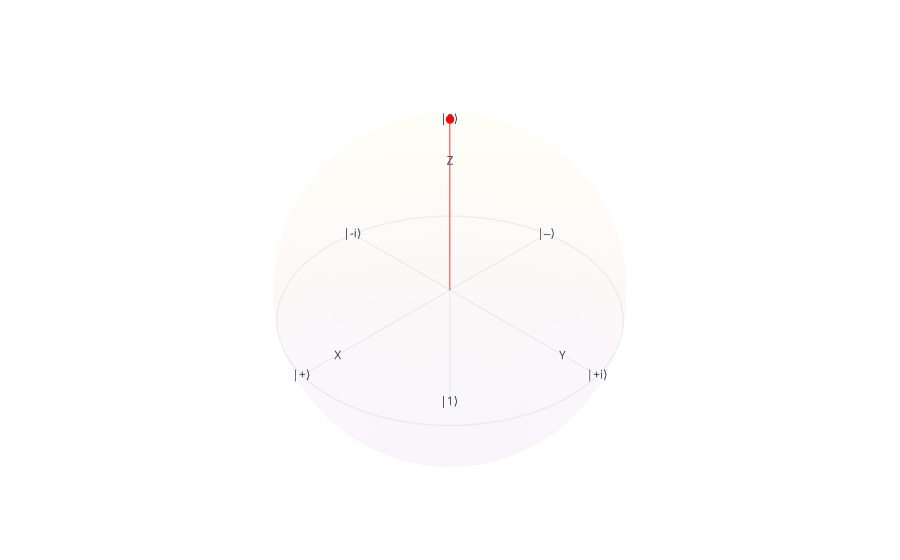

The cell this chart's notebook holds for it:
### Code cell
dump(qubit).sphere()

### Figure 1 — Plotly figure (JSON) as saved in the notebook; plotly's stock layout.template omitted (floating-point values rounded to 4 significant figures; data arrays with more than 128 entries replaced by an {"elided": "..."} marker saying what was removed)
{"data": [{"name": "Bloch Sphere", "opacity": 0.02, "showscale": false, "type": "surface", "x": {"elided": "40x20 float values"}, "y": {"elided": "40x20 float values"}, "z": {"elided": "40x20 float values"}}, {"line": {"color": "gray", "width": 3}, "mode": "lines", "name": "Equator", "opacity": 0.1, "type": "scatter3d", "x": [1.0, 0.998, 0.992, 0.9819, 0.9679, 0.9501, 0.9284, 0.9029, 0.8738, 0.8413, 0.8053, 0.766, 0.7237, 0.6785, 0.6306, 0.5801, 0.5272, 0.4723, 0.4154, 0.3569, 0.2969, 0.2358, 0.1736, 0.1108, 0.04758, -0.01587, -0.07925, -0.1423, -0.2048, -0.2665, -0.3271, -0.3863, -0.4441, -0.5, -0.5539, -0.6056, -0.6549, -0.7015, -0.7453, -0.7861, -0.8237, -0.858, -0.8888, -0.9161, -0.9397, -0.9595, -0.9754, -0.9874, -0.9955, -0.9995, -0.9995, -0.9955, -0.9874, -0.9754, -0.9595, -0.9397, -0.9161, -0.8888, -0.858, -0.8237, -0.7861, -0.7453, -0.7015, -0.6549, -0.6056, -0.5539, -0.5, -0.4441, -0.3863, -0.3271, -0.2665, -0.2048, -0.1423, -0.07925, -0.01587, 0.04758, 0.1108, 0.1736, 0.2358, 0.2969, 0.3569, 0.4154, 0.4723, 0.5272, 0.5801, 0.6306, 0.6785, 0.7237, 0.766, 0.8053, 0.8413, 0.8738, 0.9029, 0.9284, 0.9501, 0.9679, 0.9819, 0.992, 0.998, 1.0], "y": [0.0, 0.06342, 0.1266, 0.1893, 0.2511, 0.312, 0.3717, 0.4298, 0.4862, 0.5406, 0.5929, 0.6428, 0.6901, 0.7346, 0.7761, 0.8146, 0.8497, 0.8815, 0.9096, 0.9341, 0.9549, 0.9718, 0.9848, 0.9938, 0.9989, 0.9999, 0.9969, 0.9898, 0.9788, 0.9638, 0.945, 0.9224, 0.896, 0.866, 0.8326, 0.7958, 0.7557, 0.7127, 0.6668, 0.6182, 0.5671, 0.5137, 0.4582, 0.4009, 0.342, 0.2817, 0.2203, 0.158, 0.09506, 0.03173, -0.03173, -0.09506, -0.158, -0.2203, -0.2817, -0.342, -0.4009, -0.4582, -0.5137, -0.5671, -0.6182, -0.6668, -0.7127, -0.7557, -0.7958, -0.8326, -0.866, -0.896, -0.9224, -0.945, -0.9638, -0.9788, -0.9898, -0.9969, -0.9999, -0.9989, -0.9938, -0.9848, -0.9718, -0.9549, -0.9341, -0.9096, -0.8815, -0.8497, -0.8146, -0.7761, -0.7346, -0.6901, -0.6428, -0.5929, -0.5406, -0.4862, -0.4298, -0.3717, -0.312, -0.2511, -0.1893, -0.1266, -0.06342, -2.449e-16], "z": [0.0, 0.0, 0.0, 0.0, 0.0, 0.0, 0.0, 0.0, 0.0, 0.0, 0.0, 0.0, 0.0, 0.0, 0.0, 0.0, 0.0, 0.0, 0.0, 0.0, 0.0, 0.0, 0.0, 0.0, 0.0, 0.0, 0.0, 0.0, 0.0, 0.0, 0.0, 0.0, 0.0, 0.0, 0.0, 0.0, 0.0, 0.0, 0.0, 0.0, 0.0, 0.0, 0.0, 0.0, 0.0, 0.0, 0.0, 0.0, 0.0, 0.0, 0.0, 0.0, 0.0, 0.0, 0.0, 0.0, 0.0, 0.0, 0.0, 0.0, 0.0, 0.0, 0.0, 0.0, 0.0, 0.0, 0.0, 0.0, 0.0, 0.0, 0.0, 0.0, 0.0, 0.0, 0.0, 0.0, 0.0, 0.0, 0.0, 0.0, 0.0, 0.0, 0.0, 0.0, 0.0, 0.0, 0.0, 0.0, 0.0, 0.0, 0.0, 0.0, 0.0, 0.0, 0.0, 0.0, 0.0, 0.0, 0.0, 0.0]}, {"line": {"color": "gray", "width": 3}, "mode": "lines", "name": "x line", "opacity": 0.1, "type": "scatter3d", "x": [1, -1], "y": [0, 0], "z": [0, 0]}, {"line": {"color": "gray", "width": 3}, "mode": "lines", "name": "y line", "opacity": 0.1, "type": "scatter3d", "x": [0, 0], "y": [1, -1], "z": [0, 0]}, {"line": {"color": "gray", "width": 3}, "mode": "lines", "name": "z line", "opacity": 0.1, "type": "scatter3d", "x": [0, 0], "y": [0, 0], "z": [1, -1]}, {"mode": "text", "name": "|0⟩", "text": ["|0⟩"], "textposition": "middle center", "type": "scatter3d", "x": [0], "y": [0], "z": [1]}, {"mode": "text", "name": "Z", "text": ["Z"], "textposition": "middle center", "type": "scatter3d", "x": [0], "y": [0], "z": [0.8]}, {"mode": "text", "name": "|1⟩", "text": ["|1⟩"], "textposition": "middle center", "type": "scatter3d", "x": [0], "y": [0], "z": [-1]}, {"mode": "text", "name": "|+⟩", "text": ["|+⟩"], "textposition": "middle center", "type": "scatter3d", "x": [1], "y": [0], "z": [0]}, {"mode": "text", "name": "X", "text": ["X"], "textposition": "middle center", "type": "scatter3d", "x": [0.8], "y": [0], "z": [0]}, {"mode": "text", "name": "|‒⟩", "text": ["|‒⟩"], "textposition": "middle center", "type": "scatter3d", "x": [-1], "y": [0], "z": [0]}, {"mode": "text", "name": "|+i⟩", "text": ["|+i⟩"], "textposition": "middle center", "type": "scatter3d", "x": [0], "y": [1], "z": [0]}, {"mode": "text", "name": "Y", "text": ["Y"], "textposition": "middle center", "type": "scatter3d", "x": [0], "y": [0.8], "z": [0]}, {"mode": "text", "name": "|-i⟩", "text": ["|-i⟩"], "textposition": "middle center", "type": "scatter3d", "x": [0], "y": [-1], "z": [0]}, {"marker": {"color": "red", "size": 5}, "mode": "markers", "name": "qubit", "type": "scatter3d", "x": [0], "y": [0], "z": [1]}, {"line": {"color": "red", "width": 3}, "mode": "lines", "name": "qubit line", "opacity": 0.5, "type": "scatter3d", "x": [0, 0], "y": [0, 0], "z": [0, 1]}], "layout": {"scene": {"aspectmode": "cube", "camera": {"eye": {"x": 0.8, "y": 0.8, "z": 0.8}}, "xaxis": {"range": [-1, 1], "showbackground": false, "showgrid": false, "visible": false}, "yaxis": {"range": [-1, 1], "showbackground": false, "showgrid": false, "visible": false}, "zaxis": {"range": [-1, 1], "showbackground": false, "showgrid": false, "visible": false}}, "showlegend": false}}
